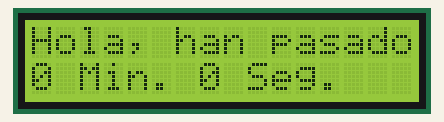
A sketch run on a simulated Arduino Uno, built with avr-gcc and run on an emulated ATmega328P. Shown: 16×2 character LCD.

Above: at 0.1 s.
At 4.1 s:
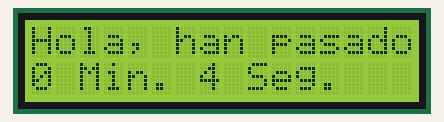
At 9.1 s:
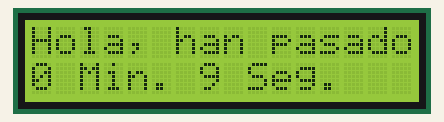
At 19.1 s:
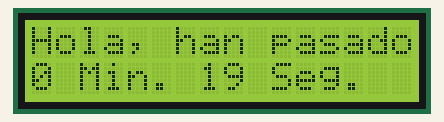
At 29.1 s:
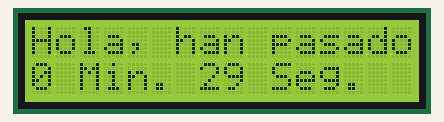
At 39.1 s:
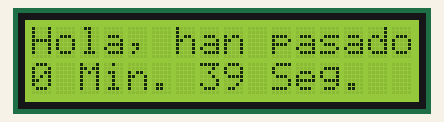

The sketch:

Modulo_LCD1.ino
```cpp
#include <LiquidCrystal.h>

LiquidCrystal lcd(7,6,5,4,3,2);

int Min;
int Seg;
int Res;

void setup() {
    lcd.begin(16, 2);
}

void loop() {
  lcd.setCursor(0,0);
  lcd.print("Hola, han pasado");
  lcd.setCursor(0,1);

  Seg = millis()/1000;
  Min = Seg/60;
  Res = Seg%60;

  lcd.print(Min);
  lcd.print(" Min. ");
  lcd.print(Res);
  lcd.print(" Seg.");
}
```

Measured:
- what the display in image 1 shows lasts 1.0 s, from 4.0 s to 5.0 s
